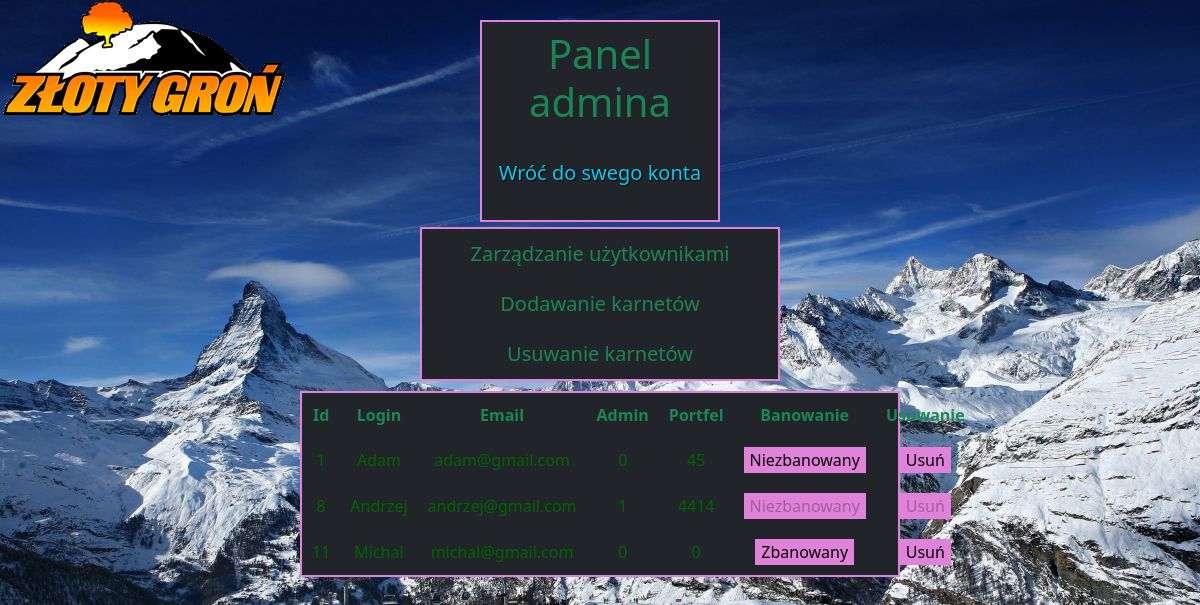
The page /admin.php (signed in) on the database its author committed.
### tables this page shows
CREATE TABLE `uzytkownicy` (
  `id` int(11) NOT NULL,
  `user` varchar(20) DEFAULT NULL,
  `password` varchar(255) DEFAULT NULL,
  `email` varchar(255) DEFAULT NULL,
  `admin` int(11) DEFAULT 0,
  `portfel` float NOT NULL DEFAULT 0,
  `ban` int(11) DEFAULT 0
);

### admin.php (the view, shortened to what this page needs)
<?php
    require_once "connect.php";
    $connect = new mysqli($host,$db_user,$db_password,$db_name);
    $adminowe_zapytanie = "SELECT * FROM uzytkownicy";
    $result = mysqli_query($connect,$adminowe_zapytanie);
?>
<!DOCTYPE html>
<html lang="pl">
<head>
    <link href="https://cdn.jsdelivr.net/npm/bootstrap@5.3.0-alpha1/dist/css/bootstrap.min.css" rel="stylesheet">
    <link rel="stylesheet" href="style.css">
</head>
<body class="body_admin">
    <div class="logo">
        <a href="main_page.php">
            <img src="zdjecia/logo.png" alt="logo">
        </a>
    </div>
    <div class="bg-dark powrot">
        <h1 class="text-center text-success p-2 admin_napis">Panel admina</h1>
        <p class="text-center p-3">
            <a href="wynik.php" class="text-info fs-5" id="cien">Wróć do swego konta</a>
        </p>
    </div>
    <main>
        <div class="text-success text-center fs-5 bg-dark guziczki">
            <div class="guziczek1" onclick="pojawianko1()">Zarządzanie użytkownikami</div>
            <div class="guziczek2" onclick="pojawianko2()">Dodawanie karnetów</div>
            <div class="guziczek3" onclick="pojawianko3()">Usuwanie karnetów</div>
        </div>
        <div class="text-center bg-dark admin_user" id="div1">
            <table class="table_admin">
                <tr class="text-success tr_admin">
                    <th class="th_admin">Id</th>
                    <th class="th_admin">Login</th>
                    <th class="th_admin">Email</th>
                    <th class="th_admin">Admin</th>
                    <th class="th_admin">Portfel</th>
                    <th class="th_admin">Banowanie</th>
                    <th class="th_admin">Usuwanie</th>
                </tr>
                <?php
                    while ($row = mysqli_fetch_array ($result))
                    {
                        echo '<tr class="tr_admin">
                        <td class="td_admin">'.$row['id'].'</td>
                        <td class="td_admin">'.$row['user'].'</td>
                        <td class="td_admin">'.$row['email'].'</td>
                        <td class="td_admin">'.$row['admin'].'</td>
                        <td class="td_admin">'.$row['portfel'].'</td>
                        <td class="td_admin"><form action="#" method="post">
                        <input name="banowanie" value="'.$row['id'].'" type="hidden">';
                        if ($row['ban'] == 1)
                        {
                            echo '<input type="hidden" name="ban" value="y"><input type="submit" value="Zbanowany">';
                        }
                        else
                        {
                            if ($row['admin'] == 0)
                            {
                                echo '<input type="hidden" name="ban" value="n"><input type="submit" value="Niezbanowany">';
                            }
                            else
                            {
                                echo '<input type="submit" value="Niezbanowany" disabled>';
                            }
                        }
                        echo '</form></td>
                        <td><form action="#" method="post">
                        <input type="hidden" value="'.$row['id'].'" name="usun">';
                        if ($row['admin'] == 0)
                        {
                            echo '<input type="submit" value="Usuń">';
                        }
                        else
                        {
                            echo '<input type="submit" value="Usuń" disabled>';
                        }
                        echo '</form></td>
                        </tr>';
                    }
                ?>
            </table>
        </div>
    </main>
</body>
</html>

### style.css (style rules this page uses)
.logo { position: fixed; left: 0px; top: 0px; border: none; }
body { background-image: url(zdjecia/tło.jpg); background-position: center; background-repeat: no-repeat; background-attachment: fixed; background-size: cover; }
div { border: 2px rgb(224, 130, 217) solid; }
input[type="submit"] { border: none; background-color: rgb(224, 130, 217); transition: 0.22s all ease; }
a { text-decoration: none; text-transform: none; transition: all 0.12s ease; }
#cien { text-shadow: 1px 1px 1px black; }
.body_admin { background-color: black; }
.powrot { margin-right: auto; margin-left: auto; margin-top: 20px; width: 20%; }
.guziczki { margin-top: 5px; width: 30%; margin-left: auto; margin-right: auto; }
.guziczek1,.guziczek2,.guziczek3 { display: inline-block; padding: 10px; transition: all 1s ease; border: none; }
.admin_user,.admin_karnety,.admin_karnety_usuwanie { width: 50%; color: darkgreen; margin-right: auto; margin-left: auto; margin-top: 10px; }
.admin_user { display: block; }
.table_admin { width: 100%; }
.th_admin,.td_admin { padding: 10px; }

### rows shown on the page
uzytkownicy: id "1", user "Adam", email "adam@gmail.com", admin "0", portfel "45"
uzytkownicy: id "8", user "Andrzej", email "andrzej@gmail.com", admin "1", portfel "4414"
uzytkownicy: id "11", user "Michal", email "michal@gmail.com", admin "0", portfel "0"
